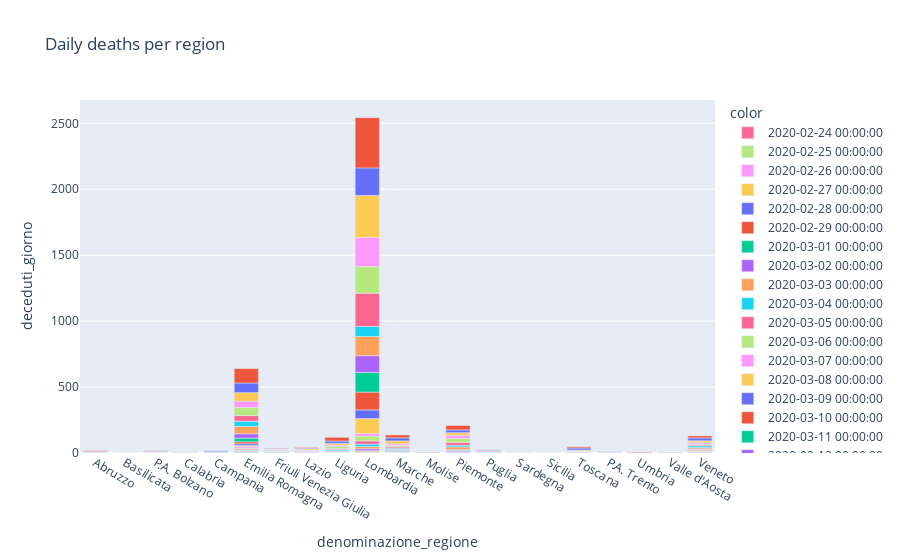

The notebook cell saved with this chart:
### Code cell
px.bar(data,x='denominazione_regione',y='deceduti_giorno',color=data.index,title='Daily deaths per region')

### Figure 1 — Plotly figure (JSON) as saved in the notebook; plotly's stock layout.template omitted (floating-point values rounded to 4 significant figures)
{"data": [{"alignmentgroup": "True", "hoverlabel": {"namelength": 0}, "hovertemplate": "color=2020-02-24 00:00:00<br>denominazione_regione=%{x}<br>deceduti_giorno=%{y}", "legendgroup": "2020-02-24 00:00:00", "marker": {"color": "#FF6692"}, "name": "2020-02-24 00:00:00", "offsetgroup": "2020-02-24 00:00:00", "orientation": "v", "showlegend": true, "textposition": "auto", "type": "bar", "x": ["Abruzzo", "Basilicata", "P.A. Bolzano", "Calabria", "Campania", "Emilia Romagna", "Friuli Venezia Giulia", "Lazio", "Liguria", "Lombardia", "Marche", "Molise", "Piemonte", "Puglia", "Sardegna", "Sicilia", "Toscana", "P.A. Trento", "Umbria", "Valle d'Aosta", "Veneto"], "xaxis": "x", "y": [null, null, null, null, null, null, null, null, null, null, null, null, null, null, null, null, null, null, null, null, null], "yaxis": "y"}, {"alignmentgroup": "True", "hoverlabel": {"namelength": 0}, "hovertemplate": "color=2020-02-25 00:00:00<br>denominazione_regione=%{x}<br>deceduti_giorno=%{y}", "legendgroup": "2020-02-25 00:00:00", "marker": {"color": "#B6E880"}, "name": "2020-02-25 00:00:00", "offsetgroup": "2020-02-25 00:00:00", "orientation": "v", "showlegend": true, "textposition": "auto", "type": "bar", "x": ["Abruzzo", "Basilicata", "P.A. Bolzano", "Calabria", "Campania", "Emilia Romagna", "Friuli Venezia Giulia", "Lazio", "Liguria", "Lombardia", "Marche", "Molise", "Piemonte", "Puglia", "Sardegna", "Sicilia", "Toscana", "P.A. Trento", "Umbria", "Valle d'Aosta", "Veneto"], "xaxis": "x", "y": [0, 0, 0, 0, 0, 0, 0, 0, 0, 3, 0, 0, 0, 0, 0, 0, 0, 0, 0, 0, 0], "yaxis": "y"}, {"alignmentgroup": "True", "hoverlabel": {"namelength": 0}, "hovertemplate": "color=2020-02-26 00:00:00<br>denominazione_regione=%{x}<br>deceduti_giorno=%{y}", "legendgroup": "2020-02-26 00:00:00", "marker": {"color": "#FF97FF"}, "name": "2020-02-26 00:00:00", "offsetgroup": "2020-02-26 00:00:00", "orientation": "v", "showlegend": true, "textposition": "auto", "type": "bar", "x": ["Abruzzo", "Basilicata", "P.A. Bolzano", "Calabria", "Campania", "Emilia Romagna", "Friuli Venezia Giulia", "Lazio", "Liguria", "Lombardia", "Marche", "Molise", "Piemonte", "Puglia", "Sardegna", "Sicilia", "Toscana", "P.A. Trento", "Umbria", "Valle d'Aosta", "Veneto"], "xaxis": "x", "y": [0, 0, 0, 0, 0, 1, 0, 0, 0, 0, 0, 0, 0, 0, 0, 0, 0, 0, 0, 0, 1], "yaxis": "y"}, {"alignmentgroup": "True", "hoverlabel": {"namelength": 0}, "hovertemplate": "color=2020-02-27 00:00:00<br>denominazione_regione=%{x}<br>deceduti_giorno=%{y}", "legendgroup": "2020-02-27 00:00:00", "marker": {"color": "#FECB52"}, "name": "2020-02-27 00:00:00", "offsetgroup": "2020-02-27 00:00:00", "orientation": "v", "showlegend": true, "textposition": "auto", "type": "bar", "x": ["Abruzzo", "Basilicata", "P.A. Bolzano", "Calabria", "Campania", "Emilia Romagna", "Friuli Venezia Giulia", "Lazio", "Liguria", "Lombardia", "Marche", "Molise", "Piemonte", "Puglia", "Sardegna", "Sicilia", "Toscana", "P.A. Trento", "Umbria", "Valle d'Aosta", "Veneto"], "xaxis": "x", "y": [0, 0, 0, 0, 0, 0, 0, 0, 0, 5, 0, 0, 0, 0, 0, 0, 0, 0, 0, 0, 0], "yaxis": "y"}, {"alignmentgroup": "True", "hoverlabel": {"namelength": 0}, "hovertemplate": "color=2020-02-28 00:00:00<br>denominazione_regione=%{x}<br>deceduti_giorno=%{y}", "legendgroup": "2020-02-28 00:00:00", "marker": {"color": "#636efa"}, "name": "2020-02-28 00:00:00", "offsetgroup": "2020-02-28 00:00:00", "orientation": "v", "showlegend": true, "textposition": "auto", "type": "bar", "x": ["Abruzzo", "Basilicata", "P.A. Bolzano", "Calabria", "Campania", "Emilia Romagna", "Friuli Venezia Giulia", "Lazio", "Liguria", "Lombardia", "Marche", "Molise", "Piemonte", "Puglia", "Sardegna", "Sicilia", "Toscana", "P.A. Trento", "Umbria", "Valle d'Aosta", "Veneto"], "xaxis": "x", "y": [0, 0, 0, 0, 0, 1, 0, 0, 0, 3, 0, 0, 0, 0, 0, 0, 0, 0, 0, 0, 0], "yaxis": "y"}, {"alignmentgroup": "True", "hoverlabel": {"namelength": 0}, "hovertemplate": "color=2020-02-29 00:00:00<br>denominazione_regione=%{x}<br>deceduti_giorno=%{y}", "legendgroup": "2020-02-29 00:00:00", "marker": {"color": "#EF553B"}, "name": "2020-02-29 00:00:00", "offsetgroup": "2020-02-29 00:00:00", "orientation": "v", "showlegend": true, "textposition": "auto", "type": "bar", "x": ["Abruzzo", "Basilicata", "P.A. Bolzano", "Calabria", "Campania", "Emilia Romagna", "Friuli Venezia Giulia", "Lazio", "Liguria", "Lombardia", "Marche", "Molise", "Piemonte", "Puglia", "Sardegna", "Sicilia", "Toscana", "P.A. Trento", "Umbria", "Valle d'Aosta", "Veneto"], "xaxis": "x", "y": [0, 0, 0, 0, 0, 2, 0, 0, 0, 6, 0, 0, 0, 0, 0, 0, 0, 0, 0, 0, 0], "yaxis": "y"}, {"alignmentgroup": "True", "hoverlabel": {"namelength": 0}, "hovertemplate": "color=2020-03-01 00:00:00<br>denominazione_regione=%{x}<br>deceduti_giorno=%{y}", "legendgroup": "2020-03-01 00:00:00", "marker": {"color": "#00cc96"}, "name": "2020-03-01 00:00:00", "offsetgroup": "2020-03-01 00:00:00", "orientation": "v", "showlegend": true, "textposition": "auto", "type": "bar", "x": ["Abruzzo", "Basilicata", "P.A. Bolzano", "Calabria", "Campania", "Emilia Romagna", "Friuli Venezia Giulia", "Lazio", "Liguria", "Lombardia", "Marche", "Molise", "Piemonte", "Puglia", "Sardegna", "Sicilia", "Toscana", "P.A. Trento", "Umbria", "Valle d'Aosta", "Veneto"], "xaxis": "x", "y": [0, 0, 0, 0, 0, 4, 0, 0, 0, 1, 0, 0, 0, 0, 0, 0, 0, 0, 0, 0, 0], "yaxis": "y"}, {"alignmentgroup": "True", "hoverlabel": {"namelength": 0}, "hovertemplate": "color=2020-03-02 00:00:00<br>denominazione_regione=%{x}<br>deceduti_giorno=%{y}", "legendgroup": "2020-03-02 00:00:00", "marker": {"color": "#ab63fa"}, "name": "2020-03-02 00:00:00", "offsetgroup": "2020-03-02 00:00:00", "orientation": "v", "showlegend": true, "textposition": "auto", "type": "bar", "x": ["Abruzzo", "Basilicata", "P.A. Bolzano", "Calabria", "Campania", "Emilia Romagna", "Friuli Venezia Giulia", "Lazio", "Liguria", "Lombardia", "Marche", "Molise", "Piemonte", "Puglia", "Sardegna", "Sicilia", "Toscana", "P.A. Trento", "Umbria", "Valle d'Aosta", "Veneto"], "xaxis": "x", "y": [0, 0, 0, 0, 0, 3, 0, 0, 0, 14, 1, 0, 0, 0, 0, 0, 0, 0, 0, 0, 0], "yaxis": "y"}, {"alignmentgroup": "True", "hoverlabel": {"namelength": 0}, "hovertemplate": "color=2020-03-03 00:00:00<br>denominazione_regione=%{x}<br>deceduti_giorno=%{y}", "legendgroup": "2020-03-03 00:00:00", "marker": {"color": "#FFA15A"}, "name": "2020-03-03 00:00:00", "offsetgroup": "2020-03-03 00:00:00", "orientation": "v", "showlegend": true, "textposition": "auto", "type": "bar", "x": ["Abruzzo", "Basilicata", "P.A. Bolzano", "Calabria", "Campania", "Emilia Romagna", "Friuli Venezia Giulia", "Lazio", "Liguria", "Lombardia", "Marche", "Molise", "Piemonte", "Puglia", "Sardegna", "Sicilia", "Toscana", "P.A. Trento", "Umbria", "Valle d'Aosta", "Veneto"], "xaxis": "x", "y": [0, 0, 0, 0, 0, 7, 0, 0, 1, 17, 1, 0, 0, 0, 0, 0, 0, 0, 0, 0, 1], "yaxis": "y"}, {"alignmentgroup": "True", "hoverlabel": {"namelength": 0}, "hovertemplate": "color=2020-03-04 00:00:00<br>denominazione_regione=%{x}<br>deceduti_giorno=%{y}", "legendgroup": "2020-03-04 00:00:00", "marker": {"color": "#19d3f3"}, "name": "2020-03-04 00:00:00", "offsetgroup": "2020-03-04 00:00:00", "orientation": "v", "showlegend": true, "textposition": "auto", "type": "bar", "x": ["Abruzzo", "Basilicata", "P.A. Bolzano", "Calabria", "Campania", "Emilia Romagna", "Friuli Venezia Giulia", "Lazio", "Liguria", "Lombardia", "Marche", "Molise", "Piemonte", "Puglia", "Sardegna", "Sicilia", "Toscana", "P.A. Trento", "Umbria", "Valle d'Aosta", "Veneto"], "xaxis": "x", "y": [0, 0, 0, 0, 0, 4, 0, 0, 0, 18, 2, 0, 0, 1, 0, 0, 0, 0, 0, 0, 3], "yaxis": "y"}, {"alignmentgroup": "True", "hoverlabel": {"namelength": 0}, "hovertemplate": "color=2020-03-05 00:00:00<br>denominazione_regione=%{x}<br>deceduti_giorno=%{y}", "legendgroup": "2020-03-05 00:00:00", "marker": {"color": "#FF6692"}, "name": "2020-03-05 00:00:00", "offsetgroup": "2020-03-05 00:00:00", "orientation": "v", "showlegend": true, "textposition": "auto", "type": "bar", "x": ["Abruzzo", "Basilicata", "P.A. Bolzano", "Calabria", "Campania", "Emilia Romagna", "Friuli Venezia Giulia", "Lazio", "Liguria", "Lombardia", "Marche", "Molise", "Piemonte", "Puglia", "Sardegna", "Sicilia", "Toscana", "P.A. Trento", "Umbria", "Valle d'Aosta", "Veneto"], "xaxis": "x", "y": [0, 0, 0, 0, 0, 8, 0, 0, 2, 25, 0, 0, 2, 0, 0, 0, 0, 0, 0, 0, 4], "yaxis": "y"}, {"alignmentgroup": "True", "hoverlabel": {"namelength": 0}, "hovertemplate": "color=2020-03-06 00:00:00<br>denominazione_regione=%{x}<br>deceduti_giorno=%{y}", "legendgroup": "2020-03-06 00:00:00", "marker": {"color": "#B6E880"}, "name": "2020-03-06 00:00:00", "offsetgroup": "2020-03-06 00:00:00", "orientation": "v", "showlegend": true, "textposition": "auto", "type": "bar", "x": ["Abruzzo", "Basilicata", "P.A. Bolzano", "Calabria", "Campania", "Emilia Romagna", "Friuli Venezia Giulia", "Lazio", "Liguria", "Lombardia", "Marche", "Molise", "Piemonte", "Puglia", "Sardegna", "Sicilia", "Toscana", "P.A. Trento", "Umbria", "Valle d'Aosta", "Veneto"], "xaxis": "x", "y": [0, 0, 0, 0, 0, 7, 0, 1, 0, 37, 0, 0, 2, 0, 0, 0, 0, 0, 0, 0, 2], "yaxis": "y"}, {"alignmentgroup": "True", "hoverlabel": {"namelength": 0}, "hovertemplate": "color=2020-03-07 00:00:00<br>denominazione_regione=%{x}<br>deceduti_giorno=%{y}", "legendgroup": "2020-03-07 00:00:00", "marker": {"color": "#FF97FF"}, "name": "2020-03-07 00:00:00", "offsetgroup": "2020-03-07 00:00:00", "orientation": "v", "showlegend": true, "textposition": "auto", "type": "bar", "x": ["Abruzzo", "Basilicata", "P.A. Bolzano", "Calabria", "Campania", "Emilia Romagna", "Friuli Venezia Giulia", "Lazio", "Liguria", "Lombardia", "Marche", "Molise", "Piemonte", "Puglia", "Sardegna", "Sicilia", "Toscana", "P.A. Trento", "Umbria", "Valle d'Aosta", "Veneto"], "xaxis": "x", "y": [0, 0, 0, 0, 0, 11, 0, 0, 1, 19, 2, 0, 1, 1, 0, 0, 0, 0, 0, 0, 1], "yaxis": "y"}, {"alignmentgroup": "True", "hoverlabel": {"namelength": 0}, "hovertemplate": "color=2020-03-08 00:00:00<br>denominazione_regione=%{x}<br>deceduti_giorno=%{y}", "legendgroup": "2020-03-08 00:00:00", "marker": {"color": "#FECB52"}, "name": "2020-03-08 00:00:00", "offsetgroup": "2020-03-08 00:00:00", "orientation": "v", "showlegend": true, "textposition": "auto", "type": "bar", "x": ["Abruzzo", "Basilicata", "P.A. Bolzano", "Calabria", "Campania", "Emilia Romagna", "Friuli Venezia Giulia", "Lazio", "Liguria", "Lombardia", "Marche", "Molise", "Piemonte", "Puglia", "Sardegna", "Sicilia", "Toscana", "P.A. Trento", "Umbria", "Valle d'Aosta", "Veneto"], "xaxis": "x", "y": [0, 0, 0, 0, 0, 8, 1, 2, 2, 113, 1, 0, 0, 1, 0, 0, 0, 0, 0, 0, 5], "yaxis": "y"}, {"alignmentgroup": "True", "hoverlabel": {"namelength": 0}, "hovertemplate": "color=2020-03-09 00:00:00<br>denominazione_regione=%{x}<br>deceduti_giorno=%{y}", "legendgroup": "2020-03-09 00:00:00", "marker": {"color": "#636efa"}, "name": "2020-03-09 00:00:00", "offsetgroup": "2020-03-09 00:00:00", "orientation": "v", "showlegend": true, "textposition": "auto", "type": "bar", "x": ["Abruzzo", "Basilicata", "P.A. Bolzano", "Calabria", "Campania", "Emilia Romagna", "Friuli Venezia Giulia", "Lazio", "Liguria", "Lombardia", "Marche", "Molise", "Piemonte", "Puglia", "Sardegna", "Sicilia", "Toscana", "P.A. Trento", "Umbria", "Valle d'Aosta", "Veneto"], "xaxis": "x", "y": [0, 0, 0, 0, 0, 14, 0, 2, 1, 66, 3, 0, 8, 0, 0, 0, 1, 0, 0, 0, 2], "yaxis": "y"}, {"alignmentgroup": "True", "hoverlabel": {"namelength": 0}, "hovertemplate": "color=2020-03-10 00:00:00<br>denominazione_regione=%{x}<br>deceduti_giorno=%{y}", "legendgroup": "2020-03-10 00:00:00", "marker": {"color": "#EF553B"}, "name": "2020-03-10 00:00:00", "offsetgroup": "2020-03-10 00:00:00", "orientation": "v", "showlegend": true, "textposition": "auto", "type": "bar", "x": ["Abruzzo", "Basilicata", "P.A. Bolzano", "Calabria", "Campania", "Emilia Romagna", "Friuli Venezia Giulia", "Lazio", "Liguria", "Lombardia", "Marche", "Molise", "Piemonte", "Puglia", "Sardegna", "Sicilia", "Toscana", "P.A. Trento", "Umbria", "Valle d'Aosta", "Veneto"], "xaxis": "x", "y": [1, 0, 0, 0, 0, 15, 2, 1, 1, 135, 3, 0, 4, 0, 0, 0, 0, 0, 0, 0, 6], "yaxis": "y"}, {"alignmentgroup": "True", "hoverlabel": {"namelength": 0}, "hovertemplate": "color=2020-03-11 00:00:00<br>denominazione_regione=%{x}<br>deceduti_giorno=%{y}", "legendgroup": "2020-03-11 00:00:00", "marker": {"color": "#00cc96"}, "name": "2020-03-11 00:00:00", "offsetgroup": "2020-03-11 00:00:00", "orientation": "v", "showlegend": true, "textposition": "auto", "type": "bar", "x": ["Abruzzo", "Basilicata", "P.A. Bolzano", "Calabria", "Campania", "Emilia Romagna", "Friuli Venezia Giulia", "Lazio", "Liguria", "Lombardia", "Marche", "Molise", "Piemonte", "Puglia", "Sardegna", "Sicilia", "Toscana", "P.A. Trento", "Umbria", "Valle d'Aosta", "Veneto"], "xaxis": "x", "y": [0, 0, 0, 0, 1, 28, 3, 0, 0, 149, 5, 0, 4, 2, 0, 0, 0, 0, 0, 1, 3], "yaxis": "y"}, {"alignmentgroup": "True", "hoverlabel": {"namelength": 0}, "hovertemplate": "color=2020-03-12 00:00:00<br>denominazione_regione=%{x}<br>deceduti_giorno=%{y}", "legendgroup": "2020-03-12 00:00:00", "marker": {"color": "#ab63fa"}, "name": "2020-03-12 00:00:00", "offsetgroup": "2020-03-12 00:00:00", "orientation": "v", "showlegend": true, "textposition": "auto", "type": "bar", "x": ["Abruzzo", "Basilicata", "P.A. Bolzano", "Calabria", "Campania", "Emilia Romagna", "Friuli Venezia Giulia", "Lazio", "Liguria", "Lombardia", "Marche", "Molise", "Piemonte", "Puglia", "Sardegna", "Sicilia", "Toscana", "P.A. Trento", "Umbria", "Valle d'Aosta", "Veneto"], "xaxis": "x", "y": [1, 0, 1, 0, 0, 33, 2, 3, 3, 127, 4, 0, 5, 0, 0, 2, 4, 1, 0, 0, 3], "yaxis": "y"}, {"alignmentgroup": "True", "hoverlabel": {"namelength": 0}, "hovertemplate": "color=2020-03-13 00:00:00<br>denominazione_regione=%{x}<br>deceduti_giorno=%{y}", "legendgroup": "2020-03-13 00:00:00", "marker": {"color": "#FFA15A"}, "name": "2020-03-13 00:00:00", "offsetgroup": "2020-03-13 00:00:00", "orientation": "v", "showlegend": true, "textposition": "auto", "type": "bar", "x": ["Abruzzo", "Basilicata", "P.A. Bolzano", "Calabria", "Campania", "Emilia Romagna", "Friuli Venezia Giulia", "Lazio", "Liguria", "Lombardia", "Marche", "Molise", "Piemonte", "Puglia", "Sardegna", "Sicilia", "Toscana", "P.A. Trento", "Umbria", "Valle d'Aosta", "Veneto"], "xaxis": "x", "y": [0, 0, 1, 0, 1, 55, 2, 2, 6, 146, 5, 0, 20, 0, 0, 0, 0, 1, 1, 0, 10], "yaxis": "y"}, {"alignmentgroup": "True", "hoverlabel": {"namelength": 0}, "hovertemplate": "color=2020-03-14 00:00:00<br>denominazione_regione=%{x}<br>deceduti_giorno=%{y}", "legendgroup": "2020-03-14 00:00:00", "marker": {"color": "#19d3f3"}, "name": "2020-03-14 00:00:00", "offsetgroup": "2020-03-14 00:00:00", "orientation": "v", "showlegend": true, "textposition": "auto", "type": "bar", "x": ["Abruzzo", "Basilicata", "P.A. Bolzano", "Calabria", "Campania", "Emilia Romagna", "Friuli Venezia Giulia", "Lazio", "Liguria", "Lombardia", "Marche", "Molise", "Piemonte", "Puglia", "Sardegna", "Sicilia", "Toscana", "P.A. Trento", "Umbria", "Valle d'Aosta", "Veneto"], "xaxis": "x", "y": [0, 0, 1, 0, 4, 40, 3, 2, 10, 76, 9, 0, 13, 3, 0, 0, 1, 0, 0, 0, 13], "yaxis": "y"}, {"alignmentgroup": "True", "hoverlabel": {"namelength": 0}, "hovertemplate": "color=2020-03-15 00:00:00<br>denominazione_regione=%{x}<br>deceduti_giorno=%{y}", "legendgroup": "2020-03-15 00:00:00", "marker": {"color": "#FF6692"}, "name": "2020-03-15 00:00:00", "offsetgroup": "2020-03-15 00:00:00", "orientation": "v", "showlegend": true, "textposition": "auto", "type": "bar", "x": ["Abruzzo", "Basilicata", "P.A. Bolzano", "Calabria", "Campania", "Emilia Romagna", "Friuli Venezia Giulia", "Lazio", "Liguria", "Lombardia", "Marche", "Molise", "Piemonte", "Puglia", "Sardegna", "Sicilia", "Toscana", "P.A. Trento", "Umbria", "Valle d'Aosta", "Veneto"], "xaxis": "x", "y": [1, 0, 2, 1, 3, 43, 1, 3, 6, 252, 10, 0, 22, 8, 2, 0, 2, 4, 0, 0, 8], "yaxis": "y"}, {"alignmentgroup": "True", "hoverlabel": {"namelength": 0}, "hovertemplate": "color=2020-03-16 00:00:00<br>denominazione_regione=%{x}<br>deceduti_giorno=%{y}", "legendgroup": "2020-03-16 00:00:00", "marker": {"color": "#B6E880"}, "name": "2020-03-16 00:00:00", "offsetgroup": "2020-03-16 00:00:00", "orientation": "v", "showlegend": true, "textposition": "auto", "type": "bar", "x": ["Abruzzo", "Basilicata", "P.A. Bolzano", "Calabria", "Campania", "Emilia Romagna", "Friuli Venezia Giulia", "Lazio", "Liguria", "Lombardia", "Marche", "Molise", "Piemonte", "Puglia", "Sardegna", "Sicilia", "Toscana", "P.A. Trento", "Umbria", "Valle d'Aosta", "Veneto"], "xaxis": "x", "y": [1, 0, 1, 0, 0, 62, 8, 3, 17, 202, 11, 1, 30, 0, 0, 0, 6, 0, 0, 1, 6], "yaxis": "y"}, {"alignmentgroup": "True", "hoverlabel": {"namelength": 0}, "hovertemplate": "color=2020-03-17 00:00:00<br>denominazione_regione=%{x}<br>deceduti_giorno=%{y}", "legendgroup": "2020-03-17 00:00:00", "marker": {"color": "#FF97FF"}, "name": "2020-03-17 00:00:00", "offsetgroup": "2020-03-17 00:00:00", "orientation": "v", "showlegend": true, "textposition": "auto", "type": "bar", "x": ["Abruzzo", "Basilicata", "P.A. Bolzano", "Calabria", "Campania", "Emilia Romagna", "Friuli Venezia Giulia", "Lazio", "Liguria", "Lombardia", "Marche", "Molise", "Piemonte", "Puglia", "Sardegna", "Sicilia", "Toscana", "P.A. Trento", "Umbria", "Valle d'Aosta", "Veneto"], "xaxis": "x", "y": [2, 0, 2, 0, 0, 47, 8, 4, 10, 220, 12, 0, 22, 2, 0, 1, 3, 1, 0, 0, 11], "yaxis": "y"}, {"alignmentgroup": "True", "hoverlabel": {"namelength": 0}, "hovertemplate": "color=2020-03-18 00:00:00<br>denominazione_regione=%{x}<br>deceduti_giorno=%{y}", "legendgroup": "2020-03-18 00:00:00", "marker": {"color": "#FECB52"}, "name": "2020-03-18 00:00:00", "offsetgroup": "2020-03-18 00:00:00", "orientation": "v", "showlegend": true, "textposition": "auto", "type": "bar", "x": ["Abruzzo", "Basilicata", "P.A. Bolzano", "Calabria", "Campania", "Emilia Romagna", "Friuli Venezia Giulia", "Lazio", "Liguria", "Lombardia", "Marche", "Molise", "Piemonte", "Puglia", "Sardegna", "Sicilia", "Toscana", "P.A. Trento", "Umbria", "Valle d'Aosta", "Veneto"], "xaxis": "x", "y": [1, 0, 1, 0, 0, 65, 1, 9, 13, 319, 23, 0, 21, 1, 0, 0, 5, 0, 1, 1, 14], "yaxis": "y"}, {"alignmentgroup": "True", "hoverlabel": {"namelength": 0}, "hovertemplate": "color=2020-03-19 00:00:00<br>denominazione_regione=%{x}<br>deceduti_giorno=%{y}", "legendgroup": "2020-03-19 00:00:00", "marker": {"color": "#636efa"}, "name": "2020-03-19 00:00:00", "offsetgroup": "2020-03-19 00:00:00", "orientation": "v", "showlegend": true, "textposition": "auto", "type": "bar", "x": ["Abruzzo", "Basilicata", "P.A. Bolzano", "Calabria", "Campania", "Emilia Romagna", "Friuli Venezia Giulia", "Lazio", "Liguria", "Lombardia", "Marche", "Molise", "Piemonte", "Puglia", "Sardegna", "Sicilia", "Toscana", "P.A. Trento", "Umbria", "Valle d'Aosta", "Veneto"], "xaxis": "x", "y": [4, 0, 5, 2, 8, 73, 5, 6, 18, 209, 23, 1, 21, 6, 0, 1, 16, 5, 0, 3, 21], "yaxis": "y"}, {"alignmentgroup": "True", "hoverlabel": {"namelength": 0}, "hovertemplate": "color=2020-03-20 00:00:00<br>denominazione_regione=%{x}<br>deceduti_giorno=%{y}", "legendgroup": "2020-03-20 00:00:00", "marker": {"color": "#EF553B"}, "name": "2020-03-20 00:00:00", "offsetgroup": "2020-03-20 00:00:00", "orientation": "v", "showlegend": true, "textposition": "auto", "type": "bar", "x": ["Abruzzo", "Basilicata", "P.A. Bolzano", "Calabria", "Campania", "Emilia Romagna", "Friuli Venezia Giulia", "Lazio", "Liguria", "Lombardia", "Marche", "Molise", "Piemonte", "Puglia", "Sardegna", "Sicilia", "Toscana", "P.A. Trento", "Umbria", "Valle d'Aosta", "Veneto"], "xaxis": "x", "y": [6, 0, 3, 1, 0, 109, 2, 5, 28, 381, 22, 3, 34, 1, 0, 0, 9, 1, 5, 1, 16], "yaxis": "y"}], "layout": {"barmode": "relative", "legend": {"title": {"text": "color"}, "tracegroupgap": 0}, "title": {"text": "Daily deaths per region"}, "xaxis": {"anchor": "y", "domain": [0, 1], "title": {"text": "denominazione_regione"}}, "yaxis": {"anchor": "x", "domain": [0, 1], "title": {"text": "deceduti_giorno"}}}}
